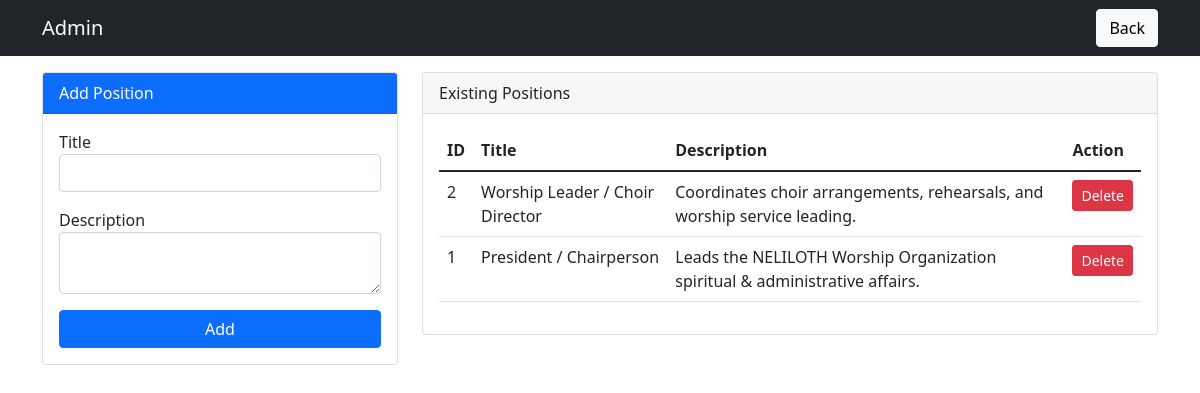
The page /admin/manage_positions.php (signed in) on the database its author committed.
### tables this page shows
CREATE TABLE positions (
    id INT PRIMARY KEY AUTO_INCREMENT,
    title VARCHAR(100) NOT NULL,
    description TEXT,
    created_at TIMESTAMP DEFAULT CURRENT_TIMESTAMP
);

### admin/manage_positions.php (the view, shortened to what this page needs)
<?php require_once "../config/functions.php";
$positions = $pdo->query("SELECT * FROM positions ORDER BY id DESC")->fetchAll();
?>
<!DOCTYPE html>
<html><head><title>Manage Positions</title><link href="https://cdn.jsdelivr.net/npm/bootstrap@5.1.3/dist/css/bootstrap.min.css" rel="stylesheet"><link rel="stylesheet" href="https://cdnjs.cloudflare.com/ajax/libs/font-awesome/6.0.0/css/all.min.css"></head>
<body><nav class="navbar navbar-dark bg-dark"><div class="container"><a class="navbar-brand" href="dashboard.php">Admin</a><a href="dashboard.php" class="btn btn-light">Back</a></div></nav>
<div class="container mt-3"><div class="row"><div class="col-md-4"><div class="card"><div class="card-header bg-primary text-white">Add Position</div><div class="card-body"><form method="POST"><div class="mb-3"><label>Title</label><input type="text" name="title" class="form-control" required></div><div class="mb-3"><label>Description</label><textarea name="description" class="form-control"></textarea></div><button type="submit" name="add" class="btn btn-primary w-100">Add</button></form></div></div></div>
<div class="col-md-8"><div class="card"><div class="card-header">Existing Positions</div><div class="card-body"><table class="table"><thead><tr><th>ID</th><th>Title</th><th>Description</th><th>Action</th></tr></thead><tbody><?php foreach($positions as $p):?><tr><td><?php echo $p["id"];?></td><td><?php echo htmlspecialchars($p["title"]);?></td><td><?php echo htmlspecialchars($p["description"]);?></td><td><a href="?del=<?php echo $p["id"];?>" class="btn btn-sm btn-danger" onclick="return confirm('Delete?')">Delete</a></td></tr><?php endforeach;?></tbody></table></div></div></div></div></div></body></html>

### rows shown on the page
positions: id "2", title "Worship Leader / Choir Director", description "Coordinates choir arrangements, rehearsals, and worship service leading."
positions: id "1", title "President / Chairperson", description "Leads the NELILOTH Worship Organization spiritual & administrative affairs."
